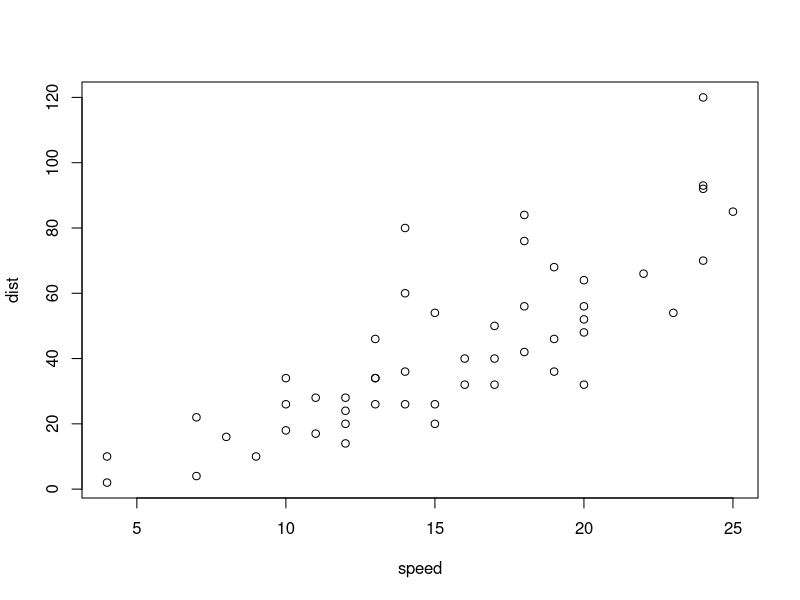
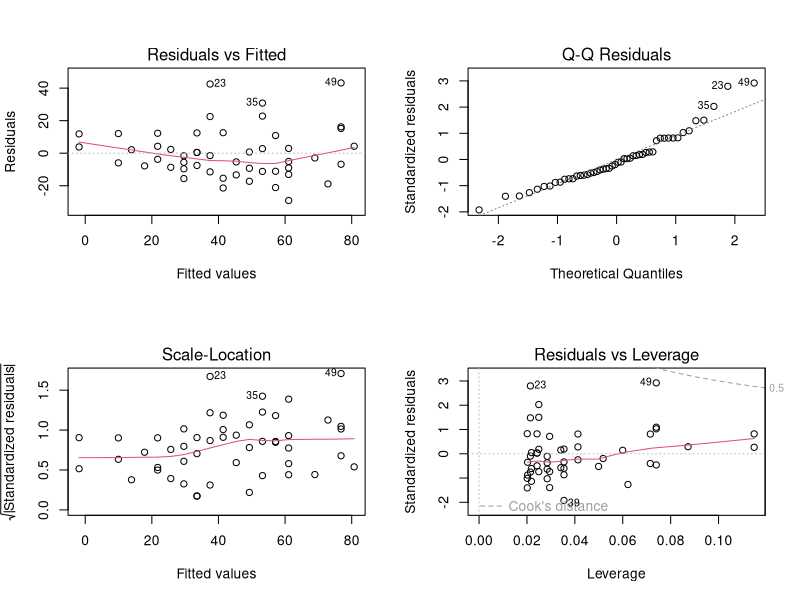
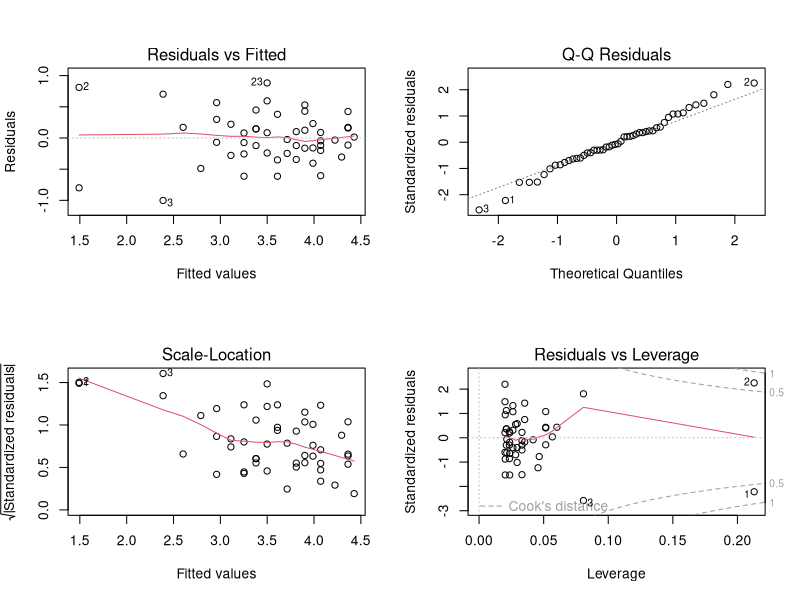
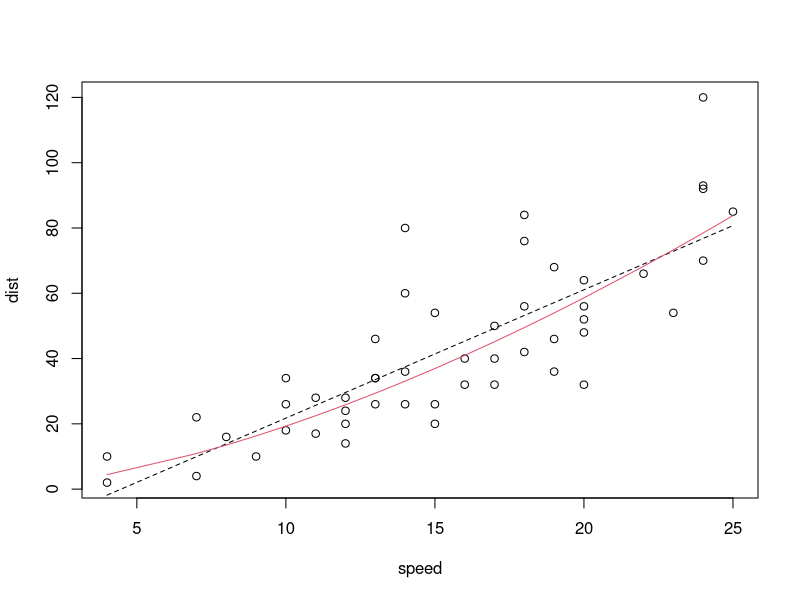

Generate these figures, in order, with R:
# cars example (based on classical dataset from the 1920ies)
cars

# analysisstopping distance versus speed
plot(dist ~ speed, cars)

# fit linear model
lm1 <- lm(dist ~ speed, cars)
summary(lm1)

# inspect
par(mfrow = c(2,2))
plot(lm1)
par(mfrow = c(1,1))
# -- some indications of heterogeneity

# refit with log-log linear model
lm2 <- lm(log(dist) ~ log(speed), cars)
summary(lm2)

# inspect
par(mfrow = c(2,2))
plot(lm2)
par(mfrow = c(1,1))
# looks great

# plot the predictions of the two models
plot(dist ~ speed, cars)
lines(predict(lm1) ~ cars$speed, lty = 2)
lines(exp(predict(lm2)) ~ cars$speed, col = 2)

